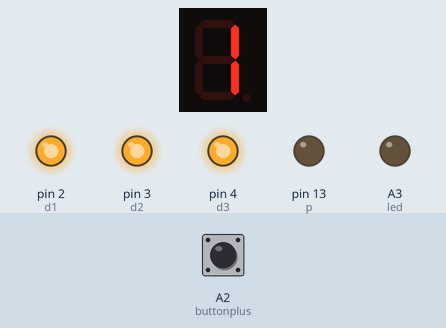
The sketch below on a simulated Arduino Uno, built with avr-gcc and run on an emulated ATmega328P. Parts: 1-digit seven-segment display, output pins drawn as LEDs (lit = HIGH). Wiring (inferred from the names in the program): 1-digit 7-segment display, segments lit when HIGH: segments pin 6, pin 7, pin 8, pin 9, pin 10, pin 12, pin 11. The inputs (shaded band) are chosen by the test bench; at power-on: A2 (buttonplus) LOW. EEPROM starts erased; the segment pins are drawn as the display they are named for; pins used as bus, display or sensor lines are not drawn; what the sketch prints to the serial monitor is not drawn.

Above: at 1.1 s.
At 2.8 s:
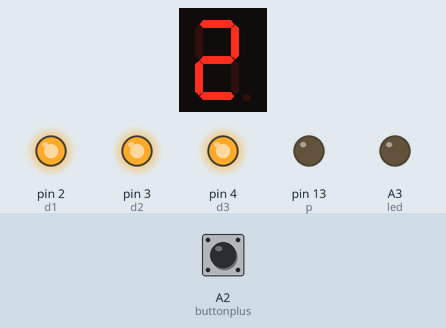
2.9 s: A2 (buttonplus) pulled HIGH for 1.2 s
At 3.8 s:
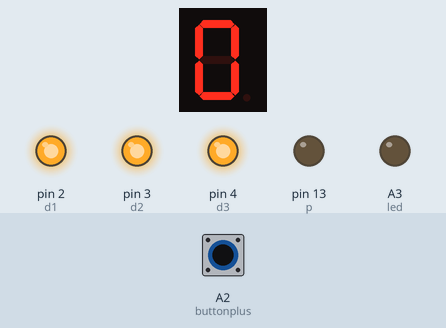
5.6 s: A2 (buttonplus) pulled HIGH for 1.2 s
Timing chart, 0 to 8.6 s (numbered marks = the images above; inputs shaded):
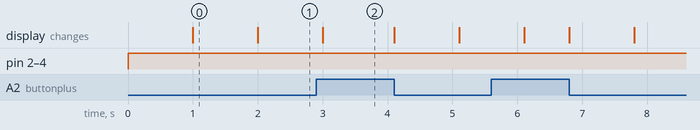

Measured:
- what the display in image 0 shows lasts 1.0 s, from 1.0 s to 2.0 s

The sketch:

Stopwatch.ino
```cpp
/***************************************
name:Stopwatch
function: you can see the number increases by one per second on the 4-digit 7-segment display.
***********************************/
//Email:support@sunfounder.com
//Website:www.sunfounder.com
/**************************************/
#include <TimerOne.h>
#include<EEPROM.h>
//the pins of 4-digit 7-segment display attach to pin2-13 respectively
int a = 6;
int b = 7;
int c = 8;
int d = 9;
int e = 10;
int f = 12;
int g = 11;
int p = 13;
int d4 = 5;
int d3 = 4;
int d2 = 3;
int d1 = 2;
long n = 0;// n represents the value displayed on the LED display. For example, when n=0, 0000 is displayed. The maximum value is 9999.
int x = 100;
int del = 1000;//Set del as 5; the value is the degree of fine tuning for the clock
int count = 0;//Set count=0. Here count is a count value that increases by 1 every 0.1 second, which means 1 second is counted when the value is 10
int buttonset = A1;
int buttonplus = A2;
int buttonminus = A0;
int led = A3;
int setbeep = 3;

boolean temp = false;
void setup()
{
  //set all the pins of the LED display as output
  pinMode(d1, OUTPUT);
  pinMode(d2, OUTPUT);
  pinMode(d3, OUTPUT);
  pinMode(d4, OUTPUT);
  pinMode(a, OUTPUT);
  pinMode(b, OUTPUT);
  pinMode(c, OUTPUT);
  pinMode(d, OUTPUT);
  pinMode(e, OUTPUT);
  pinMode(f, OUTPUT);
  pinMode(g, OUTPUT);
  pinMode(p, OUTPUT);

  pinMode(buttonset,INPUT);
  pinMode(buttonplus,INPUT);
  pinMode(buttonminus,INPUT);

  pinMode(led, OUTPUT);

  Timer1.initialize(100000); // set a timer of length 100000 microseconds (or 0.1 sec - or 10Hz => the led will blink 5 times, 5 cycles of on-and-off, per second)
  Timer1.attachInterrupt( add ); // attach the service routine here

  Serial.begin(9600);
}
/***************************************/

void loop()
{


      for(int digit1=0;digit1<1000;digit1++){


        if (digitalRead(buttonplus) == HIGH){
            temp = true;


             while(digitalRead(buttonplus) == HIGH){
              if (digitalRead(buttonplus) == HIGH){
                setbeep++;
              }
              else if(digitalRead(buttonminus) == HIGH){
                setbeep--;
              }
              pickDigit(3);
              pickNumber(setbeep);
             }


            EEPROM.write(1,setbeep);
            Serial.print(setbeep);

          }


          else{
          pickDigit(3);//Light up 7-segment display d4
          pickNumber(digit1%10);//Get the value of single digit
         // delay(del);//delay 5ms

          setbeep = EEPROM.read(1);
              if(digit1%setbeep == 0){
                //tone(led,300);
                }
          delay(del);//delay 5ms
        }
      }


//  clearLEDs();//clear the 7-segment display screen
//  pickDigit(0);//Light up 7-segment display d1
//  pickNumber((n/1000));// get the value of thousand
//  delay(del);//delay 5ms
//
//  clearLEDs();//clear the 7-segment display screen
//  pickDigit(1);//Light up 7-segment display d2
//  pickNumber((n%1000)/100);// get the value of hundred
//  delay(del);//delay 5ms

//  clearLEDs();//clear the 7-segment display screen
//  pickDigit(2);//Light up 7-segment display d3
//  pickNumber(n%100/10);//get the value of ten
//  delay(del);//delay 5ms

//  clearLEDs();//clear the 7-segment display screen
//  pickDigit(3);//Light up 7-segment display d4
//  pickNumber(n%10);//Get the value of single digit
//  delay(del);//delay 5ms
}
/**************************************/
void pickDigit(int x) //light up a 7-segment display
{
  //The 7-segment LED display is a common-cathode one. So also use digitalWrite to  set d1 as high and the LED will go out
  digitalWrite(d1, HIGH);
  digitalWrite(d2, HIGH);
  digitalWrite(d3, HIGH);
  digitalWrite(d4, HIGH);

  switch(x)
  {
    case 0:
    digitalWrite(d1, LOW);//Light d1 up
    break;
    case 1:
    digitalWrite(d2, LOW); //Light d2 up
    break;
    case 2:
    digitalWrite(d3, LOW); //Light d3 up
    break;
    default:
    digitalWrite(d4, LOW); //Light d4 up
    break;
  }
}
//The function is to control the 7-segment LED display to display numbers. Here x is the number to be displayed. It is an integer from 0 to 9
void pickNumber(int x)
{
  switch(x)
  {
    default:
    zero();
    break;
    case 1:
    one();
    break;
    case 2:
    two();
    break;
    case 3:
    three();
    break;
    case 4:
    four();
    break;
    case 5:
    five();
    break;
    case 6:
    six();
    break;
    case 7:
    seven();
    break;
    case 8:
    eight();
    break;
    case 9:
    nine();
    break;
  }
}
void clearLEDs() //clear the 7-segment display screen
{
  digitalWrite(a, LOW);
  digitalWrite(b, LOW);
  digitalWrite(c, LOW);
  digitalWrite(d, LOW);
  digitalWrite(e, LOW);
  digitalWrite(f, LOW);
  digitalWrite(g, LOW);
  digitalWrite(p, LOW);
}

void zero() //the 7-segment led display 0
{
  digitalWrite(a, HIGH);
  digitalWrite(b, HIGH);
  digitalWrite(c, HIGH);
  digitalWrite(d, HIGH);
  digitalWrite(e, HIGH);
  digitalWrite(f, HIGH);
  digitalWrite(g, LOW);
}

void one() //the 7-segment led display 1
{
  digitalWrite(a, LOW);
  digitalWrite(b, HIGH);
  digitalWrite(c, HIGH);
  digitalWrite(d, LOW);
  digitalWrite(e, LOW);
  digitalWrite(f, LOW);
  digitalWrite(g, LOW);
}

void two() //the 7-segment led display 2
{
  digitalWrite(a, HIGH);
  digitalWrite(b, HIGH);
  digitalWrite(c, LOW);
  digitalWrite(d, HIGH);
  digitalWrite(e, HIGH);
  digitalWrite(f, LOW);
  digitalWrite(g, HIGH);
}
void three() //the 7-segment led display 3
{
  digitalWrite(a, HIGH);
  digitalWrite(b, HIGH);
  digitalWrite(c, HIGH);
  digitalWrite(d, HIGH);
  digitalWrite(e, LOW);
  digitalWrite(f, LOW);
  digitalWrite(g, HIGH);
}

void four() //the 7-segment led display 4
{
  digitalWrite(a, LOW);
  digitalWrite(b, HIGH);
  digitalWrite(c, HIGH);
  digitalWrite(d, LOW);
  digitalWrite(e, LOW);
  digitalWrite(f, HIGH);
  digitalWrite(g, HIGH);
}

void five() //the 7-segment led display 5
{
  digitalWrite(a, HIGH);
  digitalWrite(b, LOW);
  digitalWrite(c, HIGH);
  digitalWrite(d, HIGH);
  digitalWrite(e, LOW);
  digitalWrite(f, HIGH);
  digitalWrite(g, HIGH);
}

void six() //the 7-segment led display 6
{
  digitalWrite(a, HIGH);
  digitalWrite(b, LOW);
  digitalWrite(c, HIGH);
  digitalWrite(d, HIGH);
  digitalWrite(e, HIGH);
  digitalWrite(f, HIGH);
  digitalWrite(g, HIGH);
}

void seven() //the 7-segment led display 7
{
  digitalWrite(a, HIGH);
  digitalWrite(b, HIGH);
  digitalWrite(c, HIGH);
  digitalWrite(d, LOW);
  digitalWrite(e, LOW);
  digitalWrite(f, LOW);
  digitalWrite(g, LOW);
}

void eight() //the 7-segment led display 8
{
  digitalWrite(a, HIGH);
  digitalWrite(b, HIGH);
  digitalWrite(c, HIGH);
  digitalWrite(d, HIGH);
  digitalWrite(e, HIGH);
  digitalWrite(f, HIGH);
  digitalWrite(g, HIGH);
}

void nine() //the 7-segment led display 9
{
  digitalWrite(a, HIGH);
  digitalWrite(b, HIGH);
  digitalWrite(c, HIGH);
  digitalWrite(d, HIGH);
  digitalWrite(e, LOW);
  digitalWrite(f, HIGH);
  digitalWrite(g, HIGH);
}
/*******************************************/
void add()
{
  // Toggle LED
  count ++;
  if(count == 10)
  {
    count = 0;
    n++;
    if(n == 10000)
    {
      n = 0;
    }
  }
}
```
